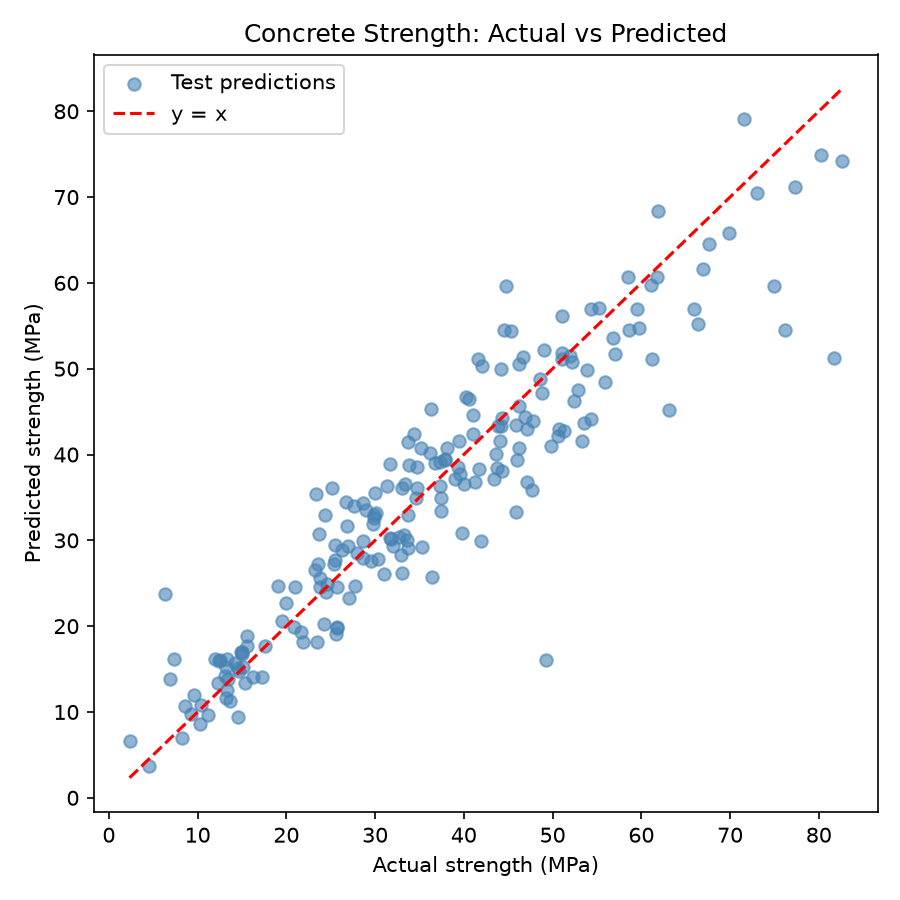

Reproduce this figure in Python.
import numpy as np
import pandas as pd
import matplotlib.pyplot as plt
from sklearn.linear_model import LinearRegression, Ridge
from sklearn.metrics import mean_absolute_error, mean_squared_error
from sklearn.model_selection import (
    GridSearchCV,
    KFold,
    cross_val_score,
    train_test_split,
)
from sklearn.pipeline import Pipeline
from sklearn.preprocessing import PolynomialFeatures, StandardScaler
# Load data and remove identical rows BEFORE splitting
concrete = pd.read_csv("concrete_strength.csv").drop_duplicates()
target = "Concrete compressive strength"
X = concrete.drop(columns=target)
y = concrete[target]
print("Rows after removing duplicates:", len(concrete))
# (a) Hold out 20% for testing, then CV on the training rows (linear baseline)
X_train, X_test, y_train, y_test = train_test_split(
    X, y, test_size=0.20, random_state=42
)
print("Training rows:", len(X_train))
print("Test rows:", len(X_test))
folds = KFold(n_splits=5, shuffle=True, random_state=42)
scoring = "neg_root_mean_squared_error"
baseline_rmse = -cross_val_score(
    LinearRegression(), X_train, y_train, cv=folds, scoring=scoring
)
print("Baseline fold RMSEs:", baseline_rmse.round(2))
print(f"Baseline mean CV RMSE: {baseline_rmse.mean():.2f} MPa")
# (b) Tune polynomial + scaling + Ridge on the same folds
pipe = Pipeline(
    [
        ("poly", PolynomialFeatures(include_bias=False)),
        ("scale", StandardScaler()),
        ("ridge", Ridge()),
    ]
)
grid = {
    "poly__degree": [1, 2, 3],
    "ridge__alpha": [0.01, 0.1, 1, 10, 100],
}
search = GridSearchCV(pipe, grid, cv=folds, scoring=scoring, refit=True)
search.fit(X_train, y_train)
results = pd.DataFrame(search.cv_results_)
top3 = results.sort_values("rank_test_score").head(3)
print("\nTop 3 settings:")
for _, row in top3.iterrows():
    print(
        f"Rank {int(row['rank_test_score'])}: {row['params']} "
        f"-> mean CV RMSE {-row['mean_test_score']:.2f} MPa"
    )
tuned_cv_rmse = -search.best_score_
print("\nBest parameters:", search.best_params_)
print(f"Tuned mean CV RMSE: {tuned_cv_rmse:.2f} MPa")
# (c) Test RMSE and MAE of the refitted winner
test_pred = search.predict(X_test)
test_rmse = np.sqrt(mean_squared_error(y_test, test_pred))
test_mae = mean_absolute_error(y_test, test_pred)
print(f"Test RMSE: {test_rmse:.2f} MPa")
print(f"Test MAE: {test_mae:.2f} MPa")
# (c) Actual vs predicted plot with y = x reference line
plt.figure(figsize=(6, 6))
plt.scatter(y_test, test_pred, alpha=0.6, color="steelblue", label="Test predictions")
low = min(y_test.min(), test_pred.min())
high = max(y_test.max(), test_pred.max())
plt.plot([low, high], [low, high], color="red", linestyle="--", label="y = x")
plt.xlabel("Actual strength (MPa)")
plt.ylabel("Predicted strength (MPa)")
plt.title("Concrete Strength: Actual vs Predicted")
plt.legend()
plt.tight_layout()
plt.savefig("task3_concrete.png", dpi=150)
print("Saved task3_concrete.png")
# (d) Baseline vs tuned
print(f"\nBaseline mean CV RMSE: {baseline_rmse.mean():.2f} MPa")
print(f"Tuned mean CV RMSE:    {tuned_cv_rmse:.2f} MPa")
print(f"Improvement: {baseline_rmse.mean() - tuned_cv_rmse:.2f} MPa")
